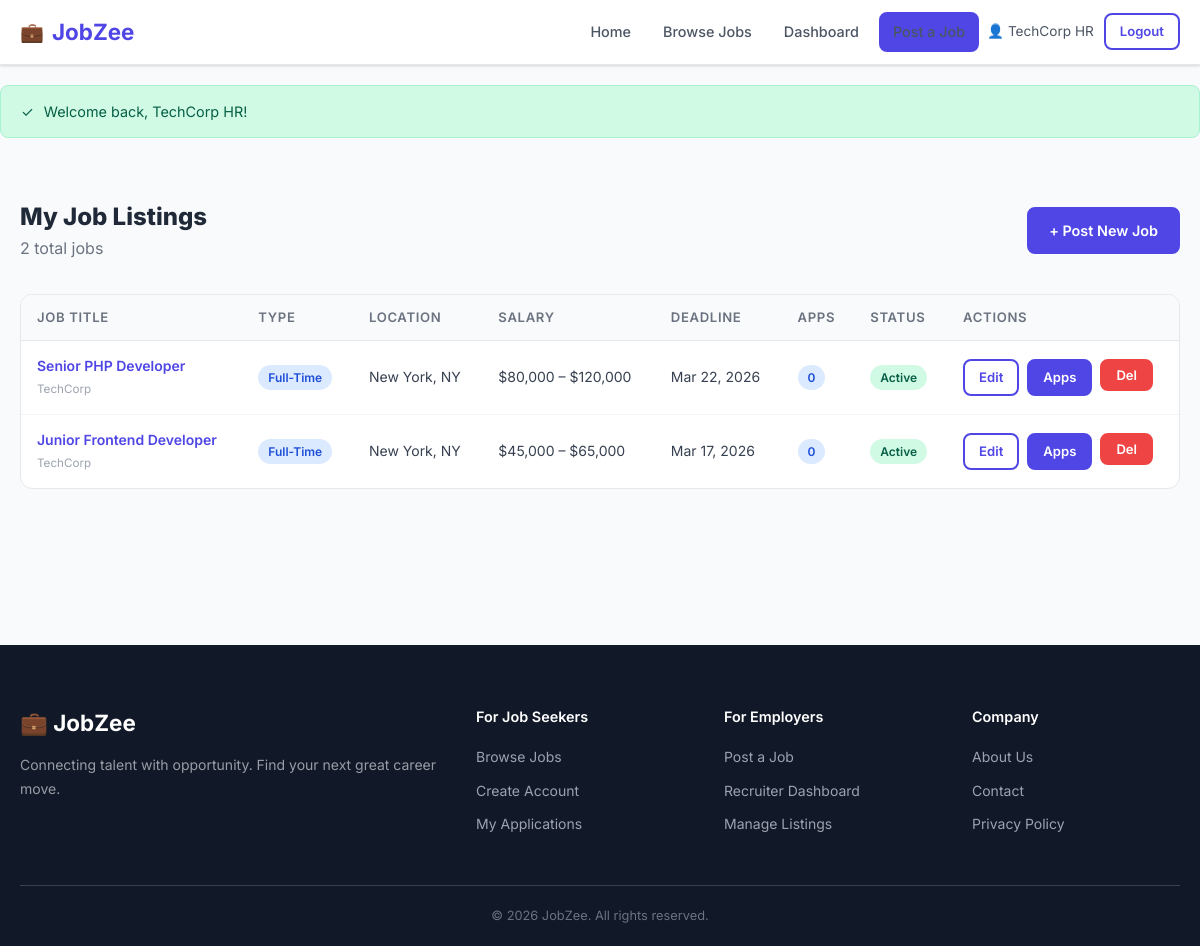
Page /recruiter/manage_jobs.php (signed in) on the committed database.
### tables this page shows
CREATE TABLE jobs (
    id INT UNSIGNED AUTO_INCREMENT PRIMARY KEY,
    recruiter_id INT UNSIGNED NOT NULL,
    title VARCHAR(200) NOT NULL,
    company VARCHAR(150) NOT NULL,
    location VARCHAR(150) NOT NULL,
    salary_min DECIMAL(10,2) DEFAULT 0,
    salary_max DECIMAL(10,2) DEFAULT 0,
    job_type ENUM('full-time','part-time','contract','internship','remote') NOT NULL DEFAULT 'full-time',
    description TEXT NOT NULL,
    deadline DATE NOT NULL,
    status ENUM('active','closed') NOT NULL DEFAULT 'active',
    created_at TIMESTAMP DEFAULT CURRENT_TIMESTAMP,
    INDEX idx_recruiter (recruiter_id),
    INDEX idx_status (status),
    INDEX idx_location (location),
    INDEX idx_job_type (job_type),
    INDEX idx_deadline (deadline),
    FULLTEXT idx_search (title, description, company),
    CONSTRAINT fk_jobs_recruiter FOREIGN KEY (recruiter_id) REFERENCES users(id) ON DELETE CASCADE
);

### recruiter/manage_jobs.php (the view, shortened to what this page needs)
<?php
$db  = getDB();
$uid = userId();
$page    = max(1, (int)($_GET['page'] ?? 1));
$perPage = 10;
$stmt = $db->prepare("SELECT COUNT(*) FROM jobs WHERE recruiter_id = ?");
$stmt->execute([$uid]);
$total = $stmt->fetchColumn();
$pag   = paginate($total, $perPage, $page);
$stmt = $db->prepare("SELECT j.*, (SELECT COUNT(*) FROM applications WHERE job_id = j.id) AS app_count FROM jobs j WHERE j.recruiter_id = ? ORDER BY j.created_at DESC LIMIT {$perPage} OFFSET {$pag['offset']}");
$stmt->execute([$uid]);
$jobs = $stmt->fetchAll();
include __DIR__ . '/../includes/header.php';
?>
<div class="page-container">
    <div class="section-header mb-8">
        <div>
            <h1 style="font-size:1.5rem;font-weight:800;">My Job Listings</h1>
            <p style="color:var(--gray-500);"><?= $total ?> total job<?= $total !== 1 ? 's' : '' ?></p>
        </div>
        <a href="create_job.php" class="btn btn-primary">+ Post New Job</a>
    </div>
    <?php if (empty($jobs)): ?>
        <div class="empty-state">
            <div class="empty-icon">📋</div>
            <h3>No jobs posted yet</h3>
            <p>Start attracting talent by posting your first job listing.</p>
            <a href="create_job.php" class="btn btn-primary">Post a Job</a>
        </div>
    <?php else: ?>
    <div class="table-container">
        <table>
            <thead>
                <tr><th>Job Title</th><th>Type</th><th>Location</th><th>Salary</th><th>Deadline</th><th>Apps</th><th>Status</th><th>Actions</th></tr>
            </thead>
            <tbody>
            <?php foreach ($jobs as $j): ?>
            <tr>
                <td>
                    <a href="../job.php?id=<?= $j['id'] ?>" style="font-weight:600;"><?= sanitize($j['title']) ?></a>
                    <br><small style="color:var(--gray-400)"><?= sanitize($j['company']) ?></small>
                </td>
                <td><span class="badge <?= jobTypeBadge($j['job_type']) ?>"><?= $j['job_type'] ?></span></td>
                <td><?= sanitize($j['location']) ?></td>
                <td><?= formatSalary($j['salary_min'], $j['salary_max']) ?></td>
                <td><?= date('M j, Y', strtotime($j['deadline'])) ?><?= isExpired($j['deadline']) ? '<br><small style="color:var(--danger)">Expired</small>' : '' ?></td>
                <td><a href="view_applications.php?job_id=<?= $j['id'] ?>" class="badge badge-blue"><?= $j['app_count'] ?></a></td>
                <td><span class="badge <?= $j['status'] === 'active' ? 'badge-green' : 'badge-gray' ?>"><?= $j['status'] ?></span></td>
                <td>
                    <div class="table-actions">
                        <a href="edit_job.php?id=<?= $j['id'] ?>" class="btn btn-sm btn-outline">Edit</a>
                        <a href="view_applications.php?job_id=<?= $j['id'] ?>" class="btn btn-sm btn-primary">Apps</a>
                        <form method="POST" action="manage_jobs.php" style="display:inline;">
                            <button type="submit" name="delete_job" class="btn btn-sm btn-danger" data-confirm="Delete '<?= sanitize($j['title']) ?>'? All applications will also be deleted.">Del</button>
                        </form>
                    </div>
                </td>
            </tr>
            <?php endforeach; ?>
            </tbody>
        </table>
    </div>
    <?php endif; ?>
</div>
<?php include __DIR__ . '/../includes/footer.php'; ?>

### assets/css/style.css (style rules this page uses)
:root { --primary: #4f46e5; --primary-dark: #3730a3; --primary-light: #eef2ff; --secondary: #06b6d4; --success: #10b981; --warning: #f59e0b; --danger: #ef4444; --gray-50: #f9fafb; --gray-100: #f3f4f6; --gray-200: #e5e7eb; --gray-300: #d1d5db; --gray-400: #9ca3af; --gray-500: #6b7280; --gray-600: #4b5563; --gray-700: #374151; --gray-800: #1f2937; --gray-900: #111827; --white: #ffffff; --radius: 8px; --radius-lg: 12px; --shadow: 0 1px 3px rgba(0,0,0,.1), 0 1px 2px rgba(0,0,0,.06); --shadow-md: 0 4px 6px rgba(0,0,0,.07), 0 2px 4px rgba(0,0,0,.06); --shadow-lg: 0 10px 15px rgba(0,0,0,.1), 0 4px 6px rgba(0,0,0,.05); --transition: 0.2s ease; --font: 'Inter', system-ui, -apple-system, sans-serif; }
*, *::before, *::after { box-sizing: border-box; margin: 0; padding: 0; }
html { scroll-behavior: smooth; }
body { font-family: var(--font); color: var(--gray-800); background: var(--gray-50); line-height: 1.6; }
a { color: var(--primary); text-decoration: none; }
button, input, select, textarea { font-family: inherit; }
.page-container { max-width: 1200px; margin: 0 auto; padding: 40px 20px; }
.btn { display: inline-flex; align-items: center; gap: 6px; padding: 10px 20px; border-radius: var(--radius); font-size: .9rem; font-weight: 600; cursor: pointer; transition: all var(--transition); border: 2px solid transparent; text-decoration: none; }
.btn-primary { background: var(--primary); color: var(--white); border-color: var(--primary); }
.btn-outline { background: transparent; color: var(--primary); border-color: var(--primary); }
.btn-danger { background: var(--danger); color: var(--white); border-color: var(--danger); }
.btn-sm { padding: 6px 14px; font-size: .82rem; }
.badge { display: inline-flex; align-items: center; padding: 3px 10px; border-radius: 20px; font-size: .75rem; font-weight: 600; text-transform: capitalize; }
.badge-blue { background: #dbeafe; color: #1d4ed8; }
.badge-green { background: #d1fae5; color: #065f46; }
.table-container { background: var(--white); border-radius: var(--radius-lg); border: 1px solid var(--gray-200); overflow: hidden; }
table { width: 100%; border-collapse: collapse; }
table th { background: var(--gray-50); padding: 12px 16px; text-align: left; font-size: .82rem; font-weight: 600; text-transform: uppercase; letter-spacing: .05em; color: var(--gray-500); border-bottom: 1px solid var(--gray-200); }
table td { padding: 14px 16px; font-size: .875rem; color: var(--gray-700); border-bottom: 1px solid var(--gray-100); vertical-align: middle; }
table tr:last-child td { border-bottom: none; }
.table-actions { display: flex; gap: 8px; flex-wrap: wrap; }
.section-header { display: flex; justify-content: space-between; align-items: center; margin-bottom: 20px; }
.mb-8 { margin-bottom: 32px; }

### rows in the picture
jobs: title "Senior PHP Developer", company "TechCorp", job_type "Full-Time", location "New York, NY", formatSalary($j['salary_min'], $j['salary_max']) "$80,000 – $120,000", deadline "Mar 22, 2026", app_count "0", status "Active"
jobs: title "Junior Frontend Developer", company "TechCorp", job_type "Full-Time", location "New York, NY", formatSalary($j['salary_min'], $j['salary_max']) "$45,000 – $65,000", deadline "Mar 17, 2026", app_count "0", status "Active"

### other values in the picture
userName() "TechCorp HR"
$icon "✓"
$flash['message'] "Welcome back, TechCorp HR!"
$total "2"
